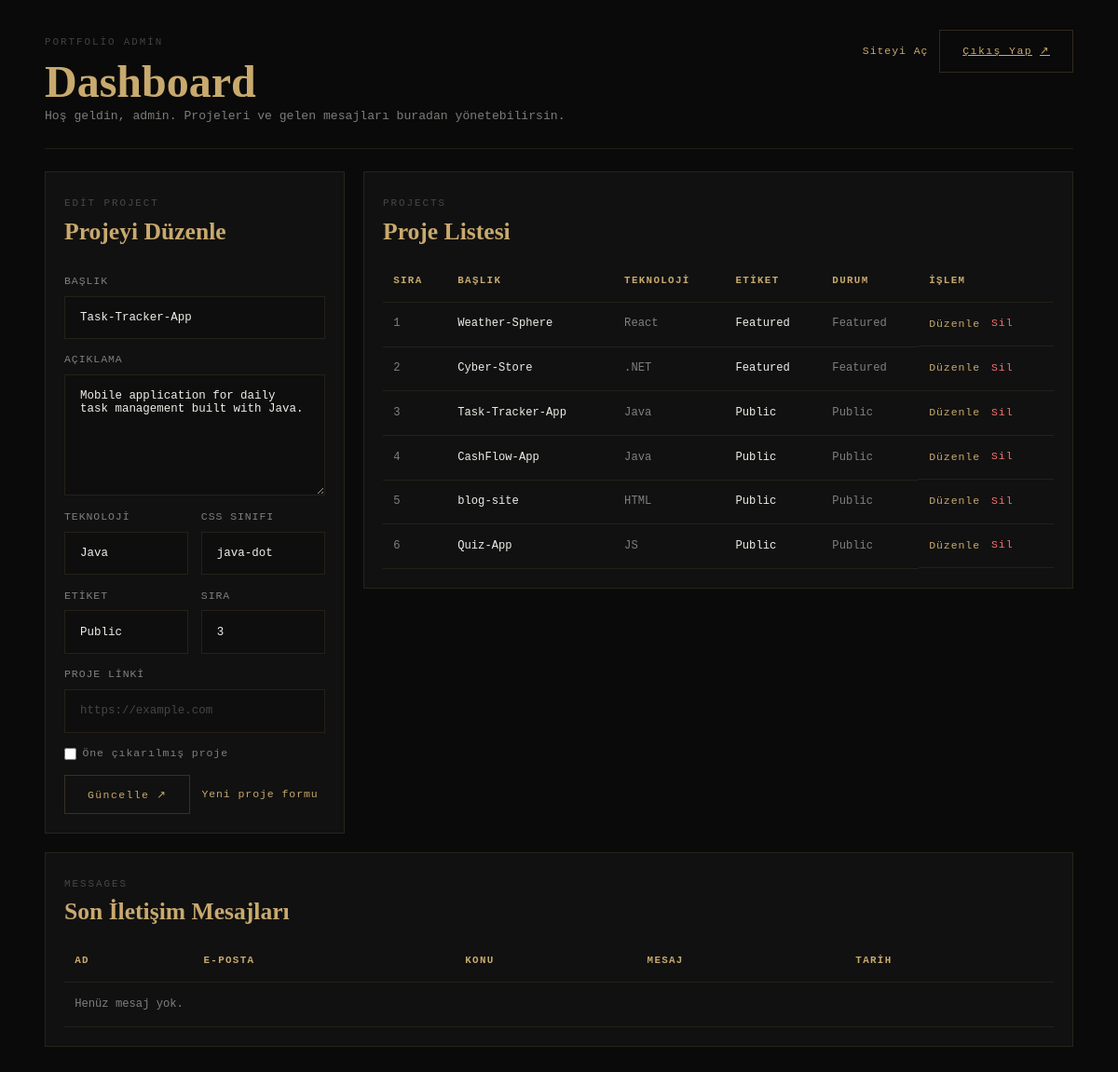
The page /admin/dashboard.php?edit=3 (signed in) on the database its author committed.
### tables this page shows
CREATE TABLE IF NOT EXISTS projects (
  id INT UNSIGNED AUTO_INCREMENT PRIMARY KEY,
  title VARCHAR(150) NOT NULL,
  description TEXT NOT NULL,
  tech VARCHAR(60) NOT NULL,
  tech_class VARCHAR(60) NOT NULL DEFAULT 'js-dot',
  tag VARCHAR(60) NOT NULL DEFAULT 'Public',
  project_url VARCHAR(255) DEFAULT NULL,
  is_featured TINYINT(1) NOT NULL DEFAULT 0,
  sort_order INT UNSIGNED NOT NULL DEFAULT 0,
  created_at TIMESTAMP NOT NULL DEFAULT CURRENT_TIMESTAMP
);

### admin/dashboard.php (the view, shortened to what this page needs)
<?php
require __DIR__ . '/../includes/db.php';
function e(string $value): string
{
    return htmlspecialchars($value, ENT_QUOTES, 'UTF-8');
}
$editingProject = null;
if (isset($_GET['edit']) && $editingProject === null) {
    $stmt = $pdo->prepare('SELECT * FROM projects WHERE id = ?');
    $stmt->execute([(int) $_GET['edit']]);
    $editingProject = $stmt->fetch() ?: null;
}
$projects = $pdo->query('SELECT * FROM projects ORDER BY sort_order ASC, id ASC')->fetchAll();
$messages = $pdo->query('SELECT * FROM messages ORDER BY created_at DESC LIMIT 10')->fetchAll();
$formProject = $editingProject ?? [
    'id' => 0,
    'title' => '',
    'description' => '',
    'tech' => '',
    'tech_class' => 'js-dot',
    'tag' => 'Public',
    'project_url' => '',
    'is_featured' => 0,
    'sort_order' => count($projects) + 1,
];
?>
<!doctype html>
<html lang="tr">
  <head>
    <link rel="stylesheet" href="../assets/css/style.css" />
  </head>
  <body>
    <main class="admin-dashboard">
      <header class="admin-topbar">
        <div>
          <span class="admin-kicker">Portfolio Admin</span>
          <h1>Dashboard</h1>
          <p class="admin-copy">Hoş geldin, <?= e($_SESSION['admin_username'] ?? 'admin') ?>. Projeleri ve gelen mesajları buradan yönetebilirsin.</p>
        </div>
        <div class="admin-actions">
          <a class="admin-link" href="../index.php" target="_blank" rel="noopener">Siteyi Aç</a>
          <a class="form-submit" href="logout.php">
            <span>Çıkış Yap</span>
            <span class="btn-arrow">↗</span>
          </a>
        </div>
      </header>
      <section class="admin-grid">
        <form class="admin-panel project-form" method="post">
          <div class="admin-panel-head">
            <span class="admin-kicker"><?= (int) $formProject['id'] > 0 ? 'Edit Project' : 'New Project' ?></span>
            <h2><?= (int) $formProject['id'] > 0 ? 'Projeyi Düzenle' : 'Proje Ekle' ?></h2>
          </div>
          <label>
            <span>Başlık</span>
            <input class="form-input" type="text" name="title" value="<?= e($formProject['title']) ?>" required />
          </label>
          <label>
            <span>Açıklama</span>
            <textarea class="form-input form-textarea" name="description" required><?= e($formProject['description']) ?></textarea>
          </label>
          <div class="admin-form-row">
            <label>
              <span>Teknoloji</span>
              <input class="form-input" type="text" name="tech" value="<?= e($formProject['tech']) ?>" placeholder="React" required />
            </label>
            <label>
              <span>CSS Sınıfı</span>
              <input class="form-input" type="text" name="tech_class" value="<?= e($formProject['tech_class']) ?>" placeholder="react-dot" />
            </label>
          </div>
          <div class="admin-form-row">
            <label>
              <span>Etiket</span>
              <input class="form-input" type="text" name="tag" value="<?= e($formProject['tag']) ?>" placeholder="Featured" />
            </label>
            <label>
              <span>Sıra</span>
              <input class="form-input" type="number" name="sort_order" value="<?= (int) $formProject['sort_order'] ?>" min="0" />
            </label>
          </div>
          <label>
            <span>Proje Linki</span>
            <input class="form-input" type="url" name="project_url" value="<?= e($formProject['project_url'] ?? '') ?>" placeholder="https://example.com" />
          </label>
          <label class="admin-check">
            <input type="checkbox" name="is_featured" <?= !empty($formProject['is_featured']) ? 'checked' : '' ?> />
            <span>Öne çıkarılmış proje</span>
          </label>
          <div class="admin-form-actions">
            <button class="form-submit" type="submit">
              <span><?= (int) $formProject['id'] > 0 ? 'Güncelle' : 'Ekle' ?></span>
              <span class="btn-arrow">↗</span>
            </button>
            <?php if ((int) $formProject['id'] > 0): ?>
              <a class="admin-link" href="dashboard.php">Yeni proje formu</a>
            <?php endif; ?>
          </div>
        </form>
        <section class="admin-panel">
          <div class="admin-panel-head">
            <span class="admin-kicker">Projects</span>
            <h2>Proje Listesi</h2>
          </div>
          <div class="admin-table-wrap">
            <table class="admin-table">
              <thead>
                <tr>
                  <th>Sıra</th>
                  <th>Başlık</th>
                  <th>Teknoloji</th>
                  <th>Etiket</th>
                  <th>Durum</th>
                  <th>İşlem</th>
                </tr>
              </thead>
              <tbody>
                <?php foreach ($projects as $project): ?>
                  <tr>
                    <td><?= (int) $project['sort_order'] ?></td>
                    <td><?= e($project['title']) ?></td>
                    <td><?= e($project['tech']) ?></td>
                    <td><?= e($project['tag']) ?></td>
                    <td><?= !empty($project['is_featured']) ? 'Featured' : 'Public' ?></td>
                    <td class="admin-table-actions">
                      <a class="admin-link" href="dashboard.php?edit=<?= (int) $project['id'] ?>">Düzenle</a>
                      <form method="post" onsubmit="return confirm('Bu projeyi silmek istediğine emin misin?');">
                        <button class="admin-danger" type="submit">Sil</button>
                      </form>
                    </td>
                  </tr>
                <?php endforeach; ?>
              </tbody>
            </table>
          </div>
        </section>
      </section>
      <section class="admin-panel">
        <div class="admin-panel-head">
          <span class="admin-kicker">Messages</span>
          <h2>Son İletişim Mesajları</h2>
        </div>
        <div class="admin-table-wrap">
          <table class="admin-table">
            <thead>
              <tr>
                <th>Ad</th>
                <th>E-posta</th>
                <th>Konu</th>
                <th>Mesaj</th>
                <th>Tarih</th>
              </tr>
            </thead>
            <tbody>
              <?php if ($messages): ?>
                <?php foreach ($messages as $message): ?>
                  <tr>
                    <td><?= e($message['name']) ?></td>
                    <td><?= e($message['email']) ?></td>
                    <td><?= e($message['subject']) ?></td>
                    <td><?= e($message['message']) ?></td>
                    <td><?= e($message['created_at']) ?></td>
                  </tr>
                <?php endforeach; ?>
              <?php else: ?>
                <tr>
                  <td colspan="5">Henüz mesaj yok.</td>
                </tr>
              <?php endif; ?>
            </tbody>
          </table>
        </div>
      </section>
    </main>
  </body>
</html>

### assets/css/style.css (style rules this page uses)
:root { --bg: #0a0a0a; --bg-2: #111111; --bg-3: #161616; --gold: #c8a96e; --gold-dim: rgba(200, 169, 110, 0.15); --gold-border: rgba(200, 169, 110, 0.2); --white: #f0ede8; --gray: rgba(240, 237, 232, 0.5); --gray-dim: rgba(240, 237, 232, 0.25); --font-serif: "Playfair Display", serif; --font-mono: "DM Mono", monospace; --font-sans: "Syne", sans-serif; --ease: cubic-bezier(0.25, 0.46, 0.45, 0.94); --ease-out: cubic-bezier(0.16, 1, 0.3, 1); }
*, *::before, *::after { box-sizing: border-box; margin: 0; padding: 0; }
html { scroll-behavior: smooth; font-size: 16px; }
body { background: var(--bg); color: var(--white); font-family: var(--font-mono); overflow-x: hidden; line-height: 1.6; }
.btn-arrow { transition: transform 0.3s; }
.form-input { width: 100%; border: 1px solid rgba(200, 169, 110, 0.12); background: rgba(10, 10, 10, 0.35); color: var(--white); font-family: var(--font-mono); font-size: 0.78rem; padding: 0.95rem 1rem; outline: none; transition: border-color 0.3s var(--ease), background 0.3s var(--ease); }
.form-input::placeholder { color: var(--gray-dim); }
.form-textarea { min-height: 130px; resize: vertical; }
.form-submit { align-self: flex-start; background: transparent; border: 1px solid var(--gold-border); color: var(--gold); cursor: pointer; display: flex; align-items: center; gap: 0.5rem; font-family: var(--font-mono); font-size: 0.72rem; letter-spacing: 0.12em; padding: 0.8rem 1.5rem; transition: all 0.3s var(--ease); }
.admin-copy, .admin-error { color: var(--gray); font-size: 0.82rem; }
.admin-dashboard { min-height: 100vh; padding: 2rem 4%; background: var(--bg); }
.admin-topbar { display: flex; align-items: flex-start; justify-content: space-between; gap: 2rem; margin-bottom: 1.5rem; border-bottom: 1px solid rgba(200, 169, 110, 0.12); padding-bottom: 1.5rem; }
.admin-topbar h1, .admin-panel h2 { font-family: var(--font-serif); color: var(--gold); line-height: 1.1; }
.admin-topbar h1 { font-size: clamp(2rem, 4vw, 3.5rem); }
.admin-panel h2 { font-size: 1.6rem; }
.admin-kicker { display: inline-block; margin-bottom: 0.45rem; color: var(--gray-dim); font-size: 0.68rem; letter-spacing: 0.18em; text-transform: uppercase; }
.admin-actions, .admin-form-actions, .admin-table-actions { display: flex; align-items: center; gap: 0.75rem; }
.admin-link, .admin-danger { border: 0; background: transparent; color: var(--gold); font-family: var(--font-mono); font-size: 0.72rem; letter-spacing: 0.08em; text-decoration: none; cursor: pointer; }
.admin-danger { color: #f87171; }
.admin-grid { display: grid; grid-template-columns: minmax(320px, 430px) 1fr; gap: 1.25rem; align-items: start; margin-bottom: 1.25rem; }
.admin-panel { border: 1px solid rgba(200, 169, 110, 0.12); background: var(--bg-2); padding: 1.25rem; }
.admin-panel-head { margin-bottom: 1rem; }
.project-form { display: flex; flex-direction: column; gap: 0.85rem; }
.project-form label { display: flex; flex-direction: column; gap: 0.4rem; color: var(--gray); font-size: 0.72rem; letter-spacing: 0.08em; text-transform: uppercase; }
.admin-form-row { display: grid; grid-template-columns: 1fr 1fr; gap: 0.85rem; }
.admin-check { flex-direction: row !important; align-items: center; text-transform: none !important; }
.admin-check input { accent-color: var(--gold); }
.admin-table-wrap { width: 100%; overflow-x: auto; }
.admin-table { width: 100%; border-collapse: collapse; min-width: 720px; }
.admin-table th, .admin-table td { border-bottom: 1px solid rgba(200, 169, 110, 0.1); padding: 0.85rem 0.7rem; text-align: left; vertical-align: top; color: var(--gray); font-size: 0.76rem; }
.admin-table th { color: var(--gold); font-size: 0.68rem; letter-spacing: 0.12em; text-transform: uppercase; }
.admin-table td:nth-child(2), .admin-table td:nth-child(4) { color: var(--white); }

### rows shown on the page
projects: title "Task-Tracker-App", description "Mobile application for daily task management built with Java.", tech "Java", tech_class "java-dot", tag "Public", sort_order "3"
projects: sort_order "1", title "Weather-Sphere", tech "React", tag "Featured", is_featured "Featured"
projects: sort_order "2", title "Cyber-Store", tech ".NET", tag "Featured", is_featured "Featured"
projects: sort_order "4", title "CashFlow-App", tech "Java", tag "Public", is_featured "Public"
projects: sort_order "5", title "blog-site", tech "HTML", tag "Public", is_featured "Public"
projects: sort_order "6", title "Quiz-App", tech "JS", tag "Public", is_featured "Public"

### other values the page prints
$_SESSION['admin_username'] "admin"
